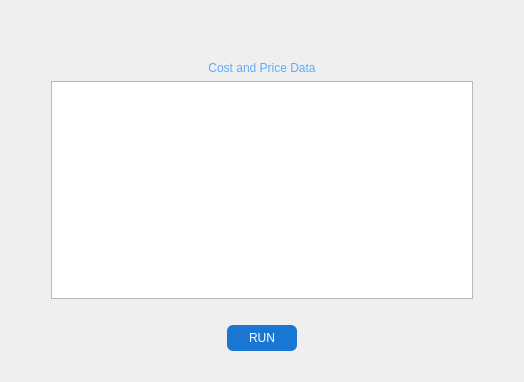
<?xml version="1.0" encoding="UTF-8"?>
<ui version="4.0">
 <class>ParameterWidget</class>
 <widget class="QWidget" name="ParameterWidget">
  <property name="geometry">
   <rect>
    <x>0</x>
    <y>0</y>
    <width>524</width>
    <height>382</height>
   </rect>
  </property>
  <property name="windowTitle">
   <string>Form</string>
  </property>
  <layout class="QVBoxLayout" name="verticalLayout">
   <item>
    <spacer name="verticalSpacer_2">
     <property name="orientation">
      <enum>Qt::Vertical</enum>
     </property>
     <property name="sizeType">
      <enum>QSizePolicy::Fixed</enum>
     </property>
     <property name="sizeHint" stdset="0">
      <size>
       <width>20</width>
       <height>50</height>
      </size>
     </property>
    </spacer>
   </item>
   <item>
    <widget class="QLabel" name="label">
     <property name="sizePolicy">
      <sizepolicy hsizetype="Preferred" vsizetype="Fixed">
       <horstretch>0</horstretch>
       <verstretch>0</verstretch>
      </sizepolicy>
     </property>
     <property name="styleSheet">
      <string notr="true">color: rgb(95, 170, 255);
font: 75 16pt &quot;MS Shell Dlg 2&quot;;</string>
     </property>
     <property name="text">
      <string>Cost and Price Data</string>
     </property>
     <property name="alignment">
      <set>Qt::AlignCenter</set>
     </property>
    </widget>
   </item>
   <item>
    <layout class="QHBoxLayout" name="horizontalLayout">
     <item>
      <spacer name="horizontalSpacer">
       <property name="orientation">
        <enum>Qt::Horizontal</enum>
       </property>
       <property name="sizeType">
        <enum>QSizePolicy::Preferred</enum>
       </property>
       <property name="sizeHint" stdset="0">
        <size>
         <width>40</width>
         <height>20</height>
        </size>
       </property>
      </spacer>
     </item>
     <item>
      <widget class="QTableView" name="tv_data">
       <property name="sizePolicy">
        <sizepolicy hsizetype="Preferred" vsizetype="Preferred">
         <horstretch>0</horstretch>
         <verstretch>0</verstretch>
        </sizepolicy>
       </property>
       <property name="maximumSize">
        <size>
         <width>1050</width>
         <height>16777215</height>
        </size>
       </property>
       <attribute name="horizontalHeaderCascadingSectionResizes">
        <bool>true</bool>
       </attribute>
       <attribute name="horizontalHeaderDefaultSectionSize">
        <number>200</number>
       </attribute>
       <attribute name="horizontalHeaderStretchLastSection">
        <bool>true</bool>
       </attribute>
      </widget>
     </item>
     <item>
      <spacer name="horizontalSpacer_2">
       <property name="orientation">
        <enum>Qt::Horizontal</enum>
       </property>
       <property name="sizeType">
        <enum>QSizePolicy::Preferred</enum>
       </property>
       <property name="sizeHint" stdset="0">
        <size>
         <width>40</width>
         <height>20</height>
        </size>
       </property>
      </spacer>
     </item>
    </layout>
   </item>
   <item>
    <spacer name="verticalSpacer">
     <property name="orientation">
      <enum>Qt::Vertical</enum>
     </property>
     <property name="sizeType">
      <enum>QSizePolicy::Fixed</enum>
     </property>
     <property name="sizeHint" stdset="0">
      <size>
       <width>20</width>
       <height>20</height>
      </size>
     </property>
    </spacer>
   </item>
   <item>
    <layout class="QHBoxLayout" name="horizontalLayout_2">
     <item>
      <spacer name="horizontalSpacer_3">
       <property name="orientation">
        <enum>Qt::Horizontal</enum>
       </property>
       <property name="sizeHint" stdset="0">
        <size>
         <width>40</width>
         <height>20</height>
        </size>
       </property>
      </spacer>
     </item>
     <item>
      <widget class="QPushButton" name="pushButton">
       <property name="minimumSize">
        <size>
         <width>70</width>
         <height>0</height>
        </size>
       </property>
       <property name="styleSheet">
        <string notr="true">/*-----QPushButton-----*/
QPushButton
{
        background-color: #1976D2;
	color: #ffffff;
	font: 75 12pt &quot;MS Shell Dlg 2&quot;;
	border-style: solid;
	border-color: #000000;
	padding: 6px;
	border-radius:6px;
}


QPushButton::hover
{
	background-color: #59B6F2;
}


QPushButton::pressed
{
	background-color: #3996c2;
}</string>
       </property>
       <property name="text">
        <string>RUN</string>
       </property>
      </widget>
     </item>
     <item>
      <spacer name="horizontalSpacer_4">
       <property name="orientation">
        <enum>Qt::Horizontal</enum>
       </property>
       <property name="sizeHint" stdset="0">
        <size>
         <width>40</width>
         <height>20</height>
        </size>
       </property>
      </spacer>
     </item>
    </layout>
   </item>
   <item>
    <spacer name="verticalSpacer_3">
     <property name="orientation">
      <enum>Qt::Vertical</enum>
     </property>
     <property name="sizeType">
      <enum>QSizePolicy::Fixed</enum>
     </property>
     <property name="sizeHint" stdset="0">
      <size>
       <width>20</width>
       <height>20</height>
      </size>
     </property>
    </spacer>
   </item>
  </layout>
 </widget>
 <resources/>
 <connections/>
</ui>
